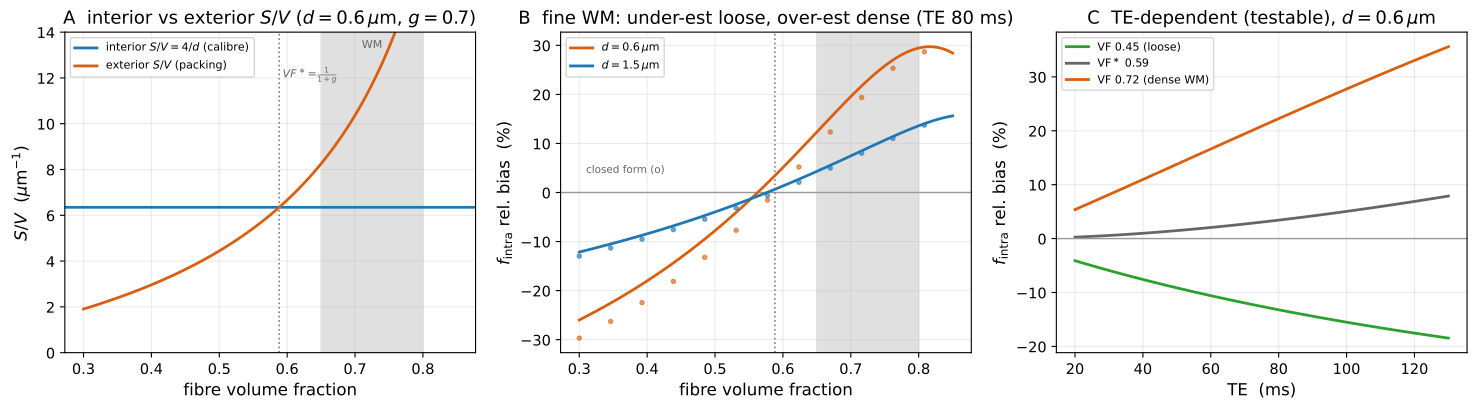

Generate this figure with Python:
"""fig_fintra_bias.py -- the diffusion-side companion to the MWF bias.

Same surface-relaxivity physics, read by a diffusion microstructure model instead of a
relaxometry one. Intra- and extra-axonal water relax at different surface rates
(interior S/V = 4/d per axon; exterior S/V set by packing), so their T2 differ, so the
TE-weighted b=0 that every fraction estimator normalises by mis-weights them --- biasing
the recovered intra-axonal signal fraction f_intra (NODDI / SMT / standard model).

Closed form (mean-rate; the distributed intra pool is the small correction plotted):
  interior  (S/V)_a = 2<r>/<r^2>  (area/spin-weighted, calibre only)
  exterior  (S/V)_e = (S/V)_a * g*VF/(1-VF)          [total outer perimeter / extra area]
  ratio     (S/V)_a/(S/V)_e = (1-VF)/(g*VF),   crossover  VF* = 1/(1+g)
  odds      f_app/(1-f_app) = [f/(1-f)] * exp(-TE * rho * [(S/V)_a - (S/V)_e])

so f_intra is UNDER-estimated in loosely packed WM (interior wins) and OVER-estimated in
densely packed WM (exterior wins, extra water squeezed into high-S/V crevices), crossing
zero at VF*=1/(1+g). Physiological WM (fibre VF ~0.65-0.8) sits ABOVE the crossover, where
the intra-axonal signal WEIGHT (the leading-order recovered-f_intra bias) is over-estimated
by ~8-10% over the robust band VF 0.65-0.70 at clinical TE and the cited rho (larger values
at VF>=0.72 are a mean-field upper edge, not a central estimate). Scales ~linearly with the
order-of-magnitude-uncertain rho; TE-testable via a packing-dependent drift, unlike the
sub-noise MWF bias.

Run: python fig_fintra_bias.py
"""
import os
import numpy as np
import matplotlib
matplotlib.use("Agg")
import matplotlib.pyplot as plt
matplotlib.rcParams.update({"font.size": 12, "axes.titlesize": 13, "axes.labelsize": 12,
                            "xtick.labelsize": 10.5, "ytick.labelsize": 10.5,
                            "legend.fontsize": 10.5})
import importlib.util

HERE = os.path.dirname(os.path.abspath(__file__))
spec = importlib.util.spec_from_file_location("m", os.path.join(HERE, "fig_mwf_sv_bias.py"))
mm = importlib.util.module_from_spec(spec); spec.loader.exec_module(mm)
RHO, A = mm.RHO_REF, mm.ALPHA                       # cited surface relaxivity; Gamma shape
_d = np.linspace(0.02e-6, 8e-6, 4000)
G_REF = 0.70                                        # canonical g-ratio
WM_VF = (0.65, 0.80)                                # physiological fibre volume fraction band


# d_mean here is the OUTER (fibre) diameter -- the histology convention (Aboitiz).
# The interior wall is the INNER (axon) diameter d_in = g * d_out; the exterior wall is
# the fibre boundary. This matches the dmipy-sim Substrate / biophysical-constants catalogue.
def sv_int(d_out_mean, g=G_REF):                    # area/spin-weighted interior S/V (m^-1)
    th = d_out_mean / A; w = _d ** (A - 1) * np.exp(-_d / th)
    r_in = g * _d / 2                                # inner radius = g * outer radius
    r1 = np.sum(w * r_in) / np.sum(w); r2 = np.sum(w * r_in ** 2) / np.sum(w)
    return 2 * r1 / r2


def sv_ext(d_out_mean, g, VF):                       # exterior S/V (ratio law, convention-free)
    return sv_int(d_out_mean, g) * g * VF / (1.0 - VF)


def f_bias(d_out_mean, g, VF, TE_ms):                # exact distributed f_intra bias (rel, %)
    TE = TE_ms * 1e-3; th = d_out_mean / A
    w = _d ** (A - 1) * np.exp(-_d / th) * _d ** 2; w /= w.sum()
    GI = np.sum(w * np.exp(-TE * RHO * (4.0 / (g * _d))))  # intra relaxes on INNER wall g*d_out
    GE = np.exp(-TE * RHO * sv_ext(d_out_mean, g, VF))
    AI = VF * g ** 2; AE = 1.0 - VF                  # lumen vs extra water (myelin gone at dMRI TE)
    ft = AI / (AI + AE)
    fa = AI * GI / (AI * GI + AE * GE)
    return 100 * (fa - ft) / ft


def f_bias_closed(d_out_mean, g, VF, TE_ms):         # mean-rate closed form (rel, %)
    TE = TE_ms * 1e-3
    dSV = sv_int(d_out_mean, g) - sv_ext(d_out_mean, g, VF)
    AI = VF * g ** 2; AE = 1.0 - VF; ft = AI / (AI + AE)
    odds = ft / (1 - ft) * np.exp(-TE * RHO * dSV)
    fa = odds / (1 + odds)
    return 100 * (fa - ft) / ft


def plot():
    fig, ax = plt.subplots(1, 3, figsize=(15.0, 4.3))
    VFg = np.linspace(0.30, 0.85, 120)
    vfstar = 1.0 / (1.0 + G_REF)

    # A: interior vs exterior S/V vs fibre VF -> crossover
    ax[0].axhline(sv_int(0.6e-6) / 1e6, color='#1f77b4', lw=2, label=r'interior $S/V=4/d$ (calibre)')
    ax[0].plot(VFg, [sv_ext(0.6e-6, G_REF, v) / 1e6 for v in VFg], '-', color='#d95f0e', lw=2,
               label=r'exterior $S/V$ (packing)')
    ax[0].axvspan(*WM_VF, color='0.88', zorder=0)
    ax[0].axvline(vfstar, color='0.5', ls=':', lw=1.2)
    ax[0].text(vfstar + 0.005, 12, r'$VF^\ast\!=\!\frac{1}{1+g}$', fontsize=8, color='0.4')
    ax[0].text(np.mean(WM_VF), 13.3, 'WM', ha='center', fontsize=8, color='0.4')
    ax[0].set_xlabel('fibre volume fraction'); ax[0].set_ylabel(r'$S/V$  ($\mu$m$^{-1}$)')
    ax[0].set_ylim(0, 14); ax[0].set_title(r'A  interior vs exterior $S/V$ ($d=0.6\,\mu$m, $g=0.7$)')
    ax[0].legend(fontsize=8, loc='upper left'); ax[0].grid(alpha=0.25)

    # B: f_intra bias vs fibre VF (two calibres) at clinical TE, + closed-form check
    ax[1].axhline(0, color='0.6', lw=1)
    ax[1].axvspan(*WM_VF, color='0.88', zorder=0)
    ax[1].axvline(vfstar, color='0.5', ls=':', lw=1.2)
    for dm, c, lab in [(0.6e-6, '#d95f0e', r'$d=0.6\,\mu$m'), (1.5e-6, '#1f77b4', r'$d=1.5\,\mu$m')]:
        ax[1].plot(VFg, [f_bias(dm, G_REF, v, 80) for v in VFg], '-', color=c, lw=2, label=lab)
        ax[1].plot(VFg[::10], [f_bias_closed(dm, G_REF, v, 80) for v in VFg[::10]], 'o', color=c,
                   ms=3, alpha=0.6)
    ax[1].text(0.31, 4, 'closed form (o)', fontsize=7.5, color='0.4')
    ax[1].set_xlabel('fibre volume fraction'); ax[1].set_ylabel(r'$f_{\rm intra}$ rel. bias  (%)')
    ax[1].set_title('B  fine WM: under-est loose, over-est dense (TE 80 ms)')
    ax[1].legend(fontsize=8, loc='upper left'); ax[1].grid(alpha=0.25)

    # C: TE dependence at three packings -> the testable signature
    TEg = np.linspace(20, 130, 60)
    for VF, c, lab in [(0.45, '#2ca02c', 'VF 0.45 (loose)'), (0.588, '0.4', r'VF$^\ast$ 0.59'),
                       (0.72, '#d95f0e', 'VF 0.72 (dense WM)')]:
        ax[2].plot(TEg, [f_bias(0.6e-6, G_REF, VF, t) for t in TEg], '-', color=c, lw=2, label=lab)
    ax[2].axhline(0, color='0.6', lw=1)
    ax[2].set_xlabel('TE  (ms)'); ax[2].set_ylabel(r'$f_{\rm intra}$ rel. bias  (%)')
    ax[2].set_title('C  TE-dependent (testable), $d=0.6\\,\\mu$m')
    ax[2].legend(fontsize=8, loc='upper left'); ax[2].grid(alpha=0.25)

    fig.tight_layout()
    out = os.path.join(HERE, "fig_fintra_bias.pdf")
    fig.savefig(out, bbox_inches='tight'); fig.savefig(out.replace('.pdf', '.png'), dpi=140, bbox_inches='tight')
    print("saved", out)
    print(f"VF* = 1/(1+g) = {vfstar:.3f}")
    for VF in [0.45, 0.55, 0.65, 0.72, 0.80]:
        print(f"  VF={VF:.2f} d=0.6um TE=80: exact {f_bias(0.6e-6,G_REF,VF,80):+.1f}%  "
              f"closed {f_bias_closed(0.6e-6,G_REF,VF,80):+.1f}%  "
              f"(SVin {sv_int(0.6e-6)/1e6:.1f}, SVext {sv_ext(0.6e-6,G_REF,VF)/1e6:.1f} /um)")


if __name__ == '__main__':
    plot()
